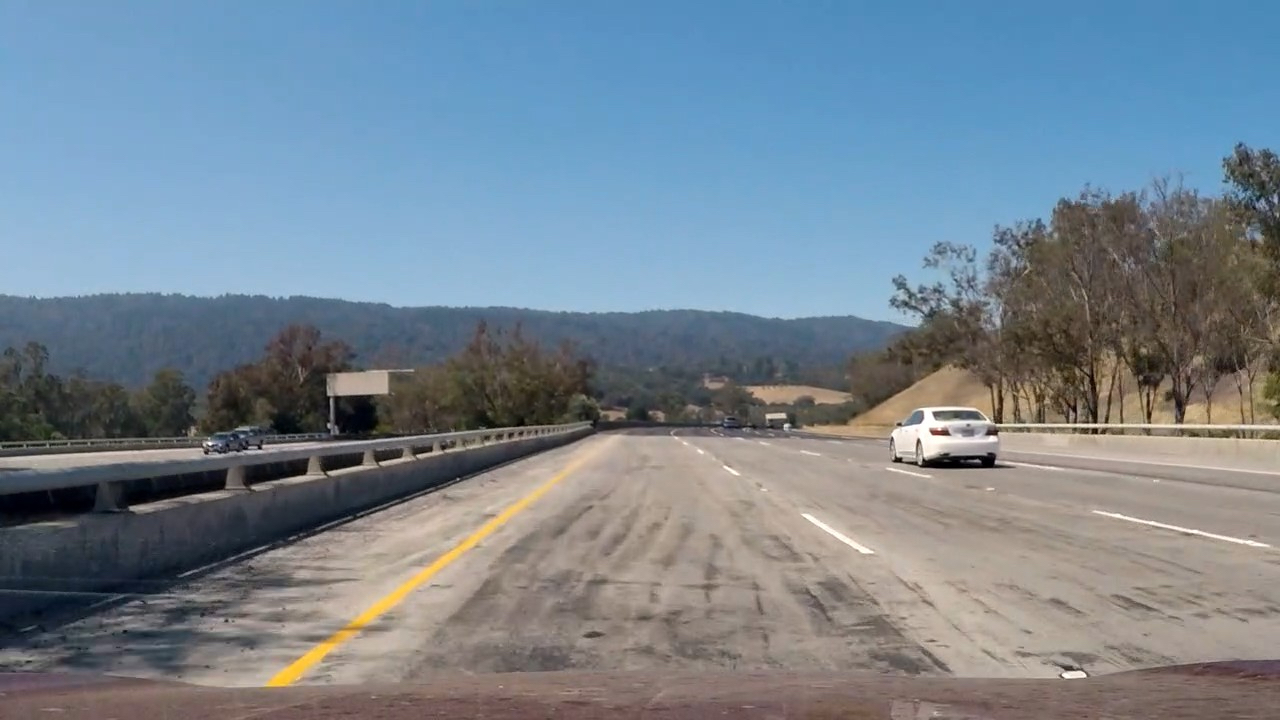
#> input picture test_images/hard_test2.jpg, 1280 x 720 px, given as the content of the folder camera_cal, which was not available
$ python process_videos.py   (older library calls are emulated)
#> lines starting #> are read from the running program, lines starting #| are printed output that depends on the picture; pictures that were not available may be replaced by others from this repository, and a replacement may not be noted
### utils.py
import glob
from collections import deque

import cv2
import matplotlib.pyplot as plt
import numpy as np


class Lane_Finder(object):
    '''
    Lane finding algorithm.
    '''

    def __init__(self):
        # Camera calibration params
        self.resolution = (1280, 720)
        self.camera_mtx, self.camera_dist = self.calibrate_camera()

        # Warping params
        self.src = np.float32(
            [[580, 460],
             [201, 720],
             [1100, 720],
             [702, 460]])
        self.dst = np.float32(
            [[320, 0],
             [320, 720],
             [960, 720],
             [960, 0]])
        self.warp_transform = cv2.getPerspectiveTransform(self.src, self.dst)
        self.inv_warp_transform = cv2.getPerspectiveTransform(self.dst, self.src)

        # Pixel select params
        self.s_thresh = (130, 255)
        self.sx_thresh = (20, 100)

        # Define conversions in x and y from pixels space to meters
        self.ym_per_pix = 30/720  # meters per pixel in y dimension
        self.xm_per_pix = 3.7/640  # meters per pixel in x dimension

        # Left & Right Lines Initiation
        self.left_line = Line(self.resolution, self.xm_per_pix, self.ym_per_pix)
        self.right_line = Line(self.resolution, self.xm_per_pix, self.ym_per_pix)

        # Radius curvature calculation settings
        self.r_history = deque(maxlen=100)
        self.min_radius = 840
        self.max_radius = 6000

        # Lane Deviation Cache
        self.d_history = deque(maxlen=50)

        # Lane search settings
        self.margin = 50  # margin to search for lane pixels
        self.nwindows = 9  # number of sliding windows
        self.minpix = 50  # minimum number of pixels found to recenter window

        # Result text settings
        self.font = cv2.FONT_HERSHEY_SIMPLEX
        self.bottomLeftCornerOfText1 = (20, 50)
        self.bottomLeftCornerOfText2 = (20, 100)
        self.fontScale = 1.5
        self.fontColor = (255, 255, 255)
        self.lineType = 2

    def calibrate_camera(self, nx=9, ny=6, path='camera_cal/*.jpg'):
        '''
        Given a path to the calibration checker board photos, return calibration params
        '''
#> called with nx = 9, ny = 6, path = 'camera_cal/*.jpg'
        # Prepare object points, like (0,0,0), (1,0,0), (2,0,0) ....,(ny,5,0)
        objp = np.zeros((ny*nx, 3), np.float32)
        objp[:, :2] = np.mgrid[0:nx, 0:ny].T.reshape(-1, 2)

        # Arrays to store object points and image points from all the images.
        objpoints = []  # 3d points in real world space
        imgpoints = []  # 2d points in image plane.

        # Make a list of calibration images and image shapes
        images = glob.glob(path)
        image_shape = None

        # Step through the list and search for chessboard corners
        for idx, fname in enumerate(images):
            img = cv2.imread(fname)
#> img is the input picture: shape (720, 1280, 3); mean B, G, R 144.5, 132.4, 118.2
            gray = cv2.cvtColor(img, cv2.COLOR_BGR2GRAY)
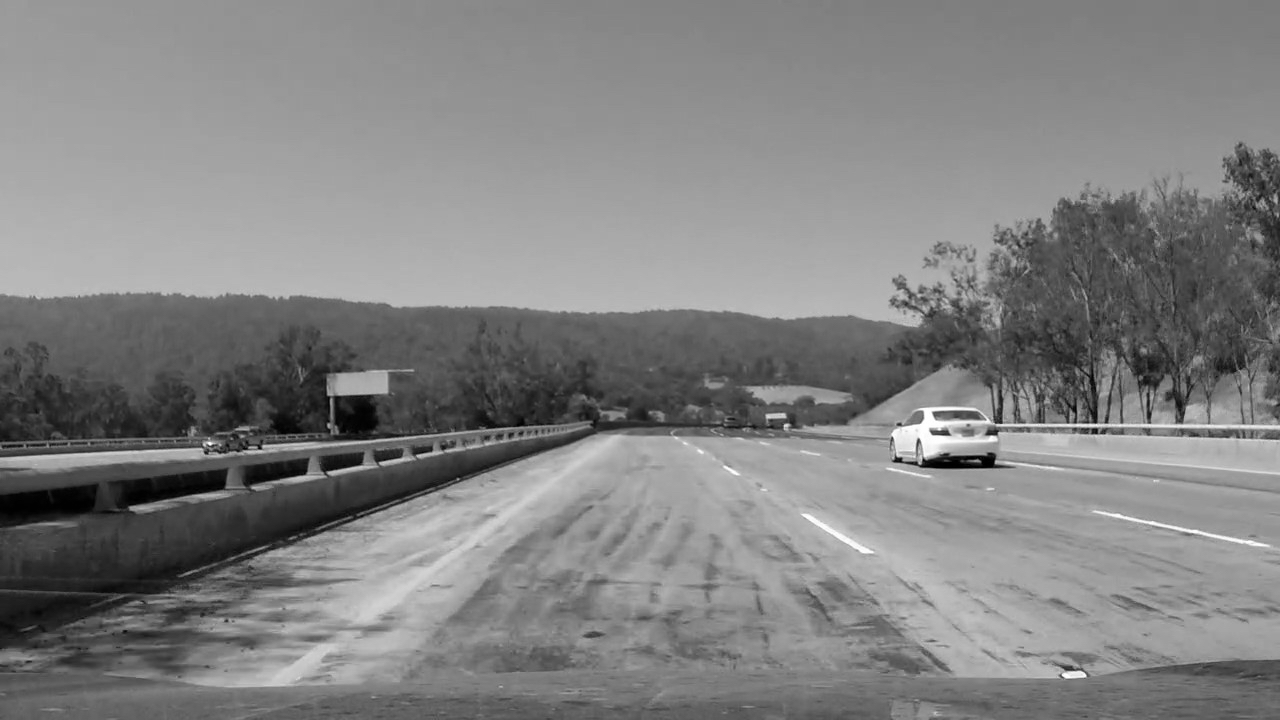
#> gray: shape (720, 1280); min 0, max 255, mean 129.6
            # Check for differnt image sizes
            if gray.shape != self.resolution[::-1]:
                gray = cv2.resize(gray, self.resolution)
            # Find the chessboard corners
            ret, corners = cv2.findChessboardCorners(gray, (nx, ny), None)
#> ret = False; corners = None
            # If found, add object points, image points
            if ret == True:
                objpoints.append(objp)
                imgpoints.append(corners)

        # Use the object points and image points to calculate camera clibrations
#> (the run stopped early here; a loop or call above may not have finished)

$ run again, on test_images/hard_test3.jpg
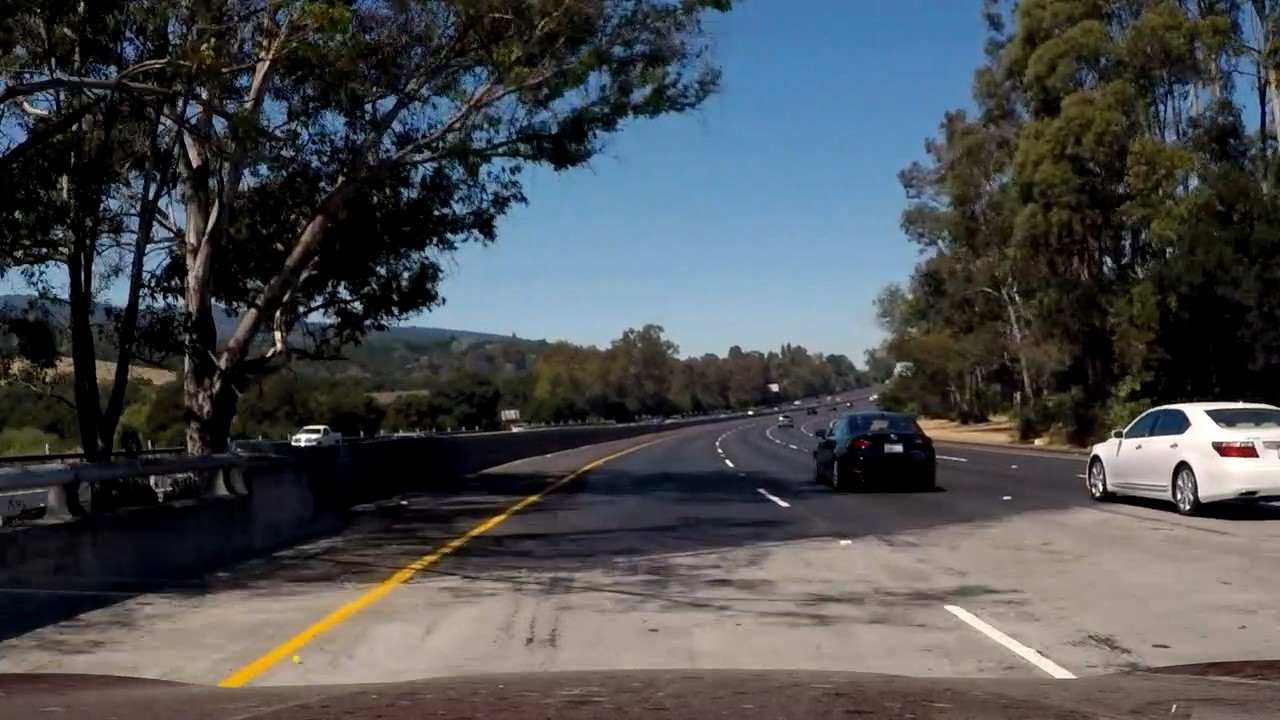
#> input picture test_images/hard_test3.jpg, 1280 x 720 px, given as the content of the folder camera_cal, which was not available
#> in calibrate_camera, img is the input picture: shape (720, 1280, 3); mean B, G, R 79.6, 77.1, 74.4
#> in calibrate_camera, `gray = cv2.cvtColor(img, cv2.COLOR_BGR2GRAY)`:
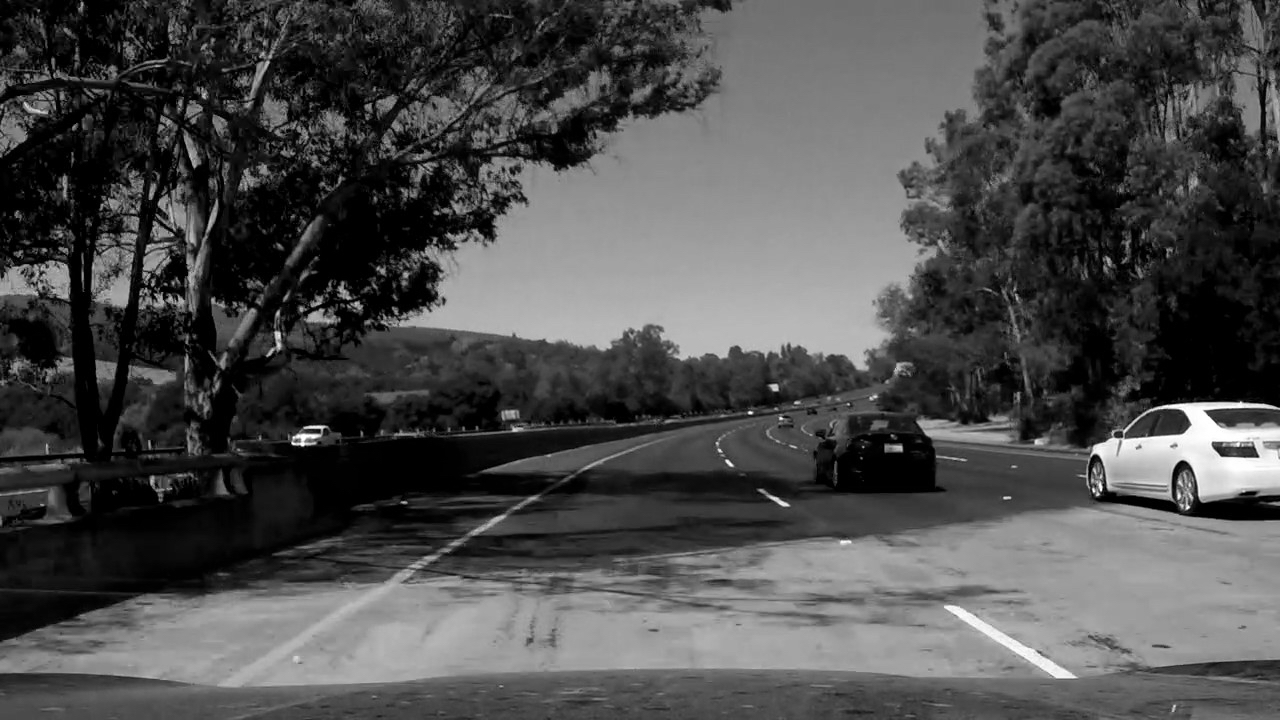
#> gray: shape (720, 1280); min 0, max 255, mean 76.5
#> ret = False; corners = None

$ run again, on test_images/hard_test4.jpg
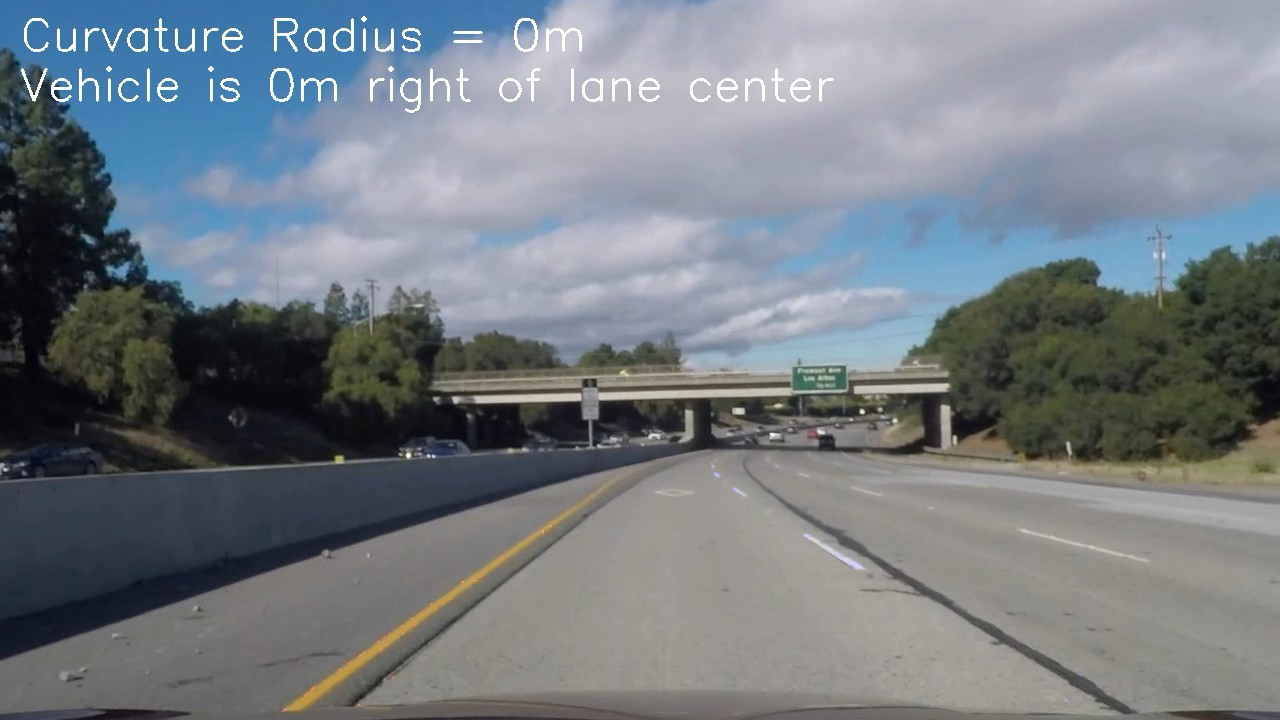
#> input picture test_images/hard_test4.jpg, 1280 x 720 px, given as the content of the folder camera_cal, which was not available
#> in calibrate_camera, img is the input picture: shape (720, 1280, 3); mean B, G, R 131.2, 124.5, 117.2
#> in calibrate_camera, `gray = cv2.cvtColor(img, cv2.COLOR_BGR2GRAY)`:
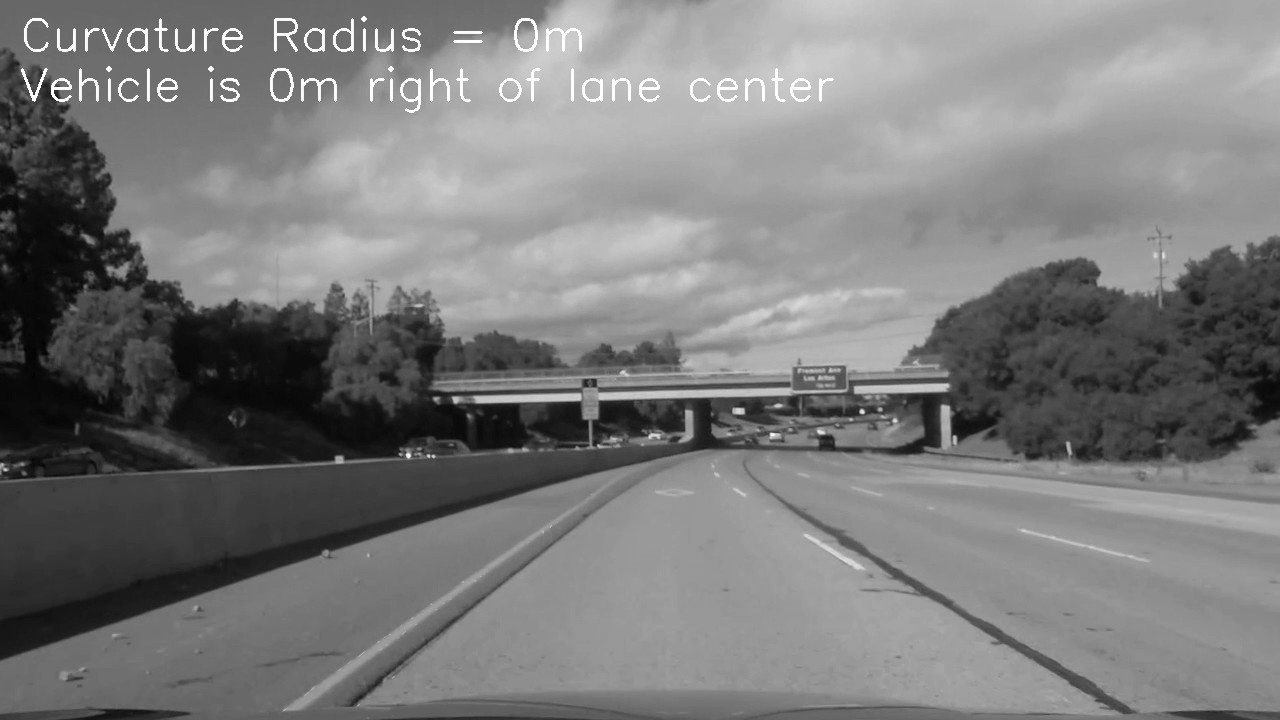
#> gray: shape (720, 1280); min 0, max 255, mean 123.1
#> ret = False; corners = None
